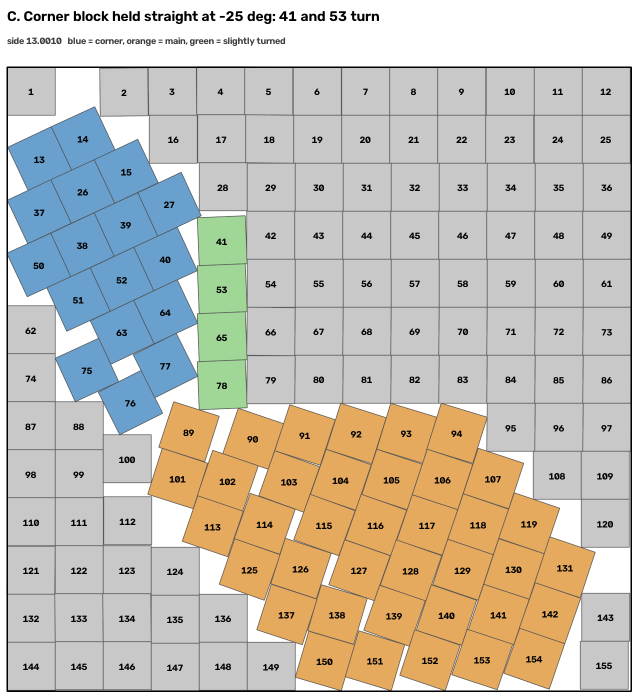
#> input picture pictures/h3_corner_25.png, 1276 x 1396 px, given in place of h3_corner_25.png-image.jpg, which was not available (shown at 1/2 size)
$ python runsib.py ../pictures/h3_corner_25.png 5 1.0
#> lines starting #> are read from the running program, lines starting #| are printed output that depends on the picture; after the words box and inside, x2 and y2 are one past the last pixel; in counts of white or black regions, pixels touching at a corner belong together
### scripts/seg.py
import cv2,numpy as np,math
def seg(path,S,lo=176,it=2):
#> called with S = 1, lo = 176, it = 2
    im=cv2.imread(path,0)
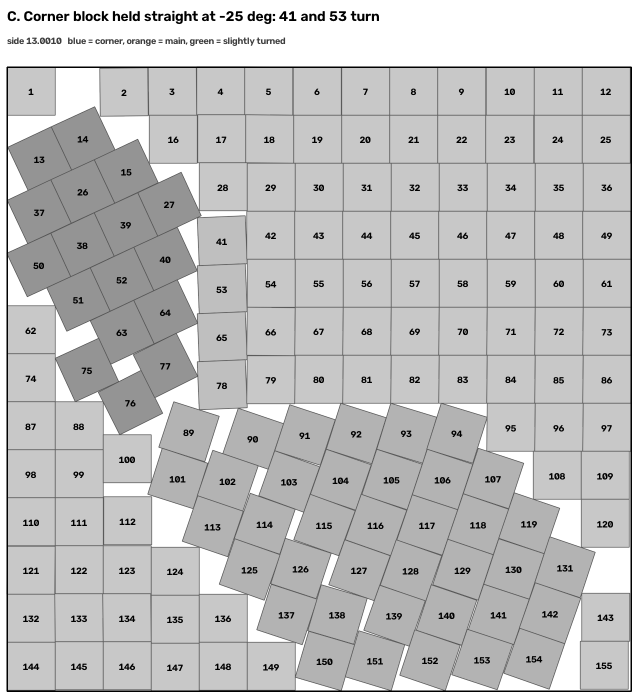
#> im: shape (1396, 1276) (shown at 1/2 size); min 0, max 255, mean 192.4
    c=im[311:1170,850:1714]
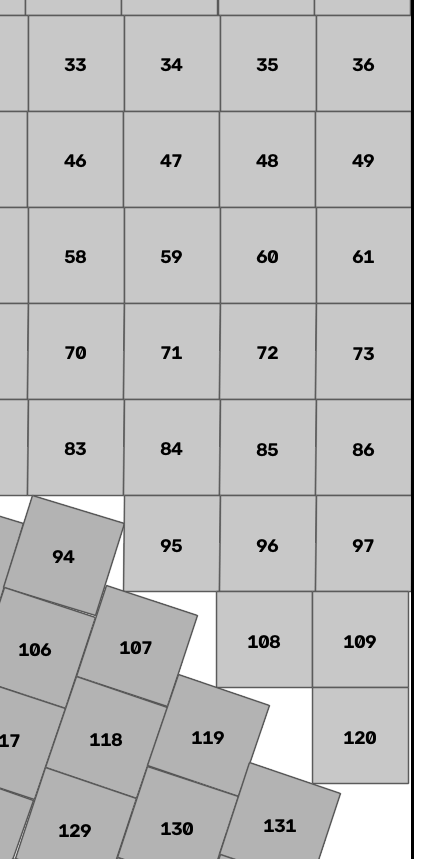
#> c: shape (859, 426); min 0, max 255, mean 191.5
    up=cv2.resize(c,None,fx=3,fy=3,interpolation=cv2.INTER_CUBIC)
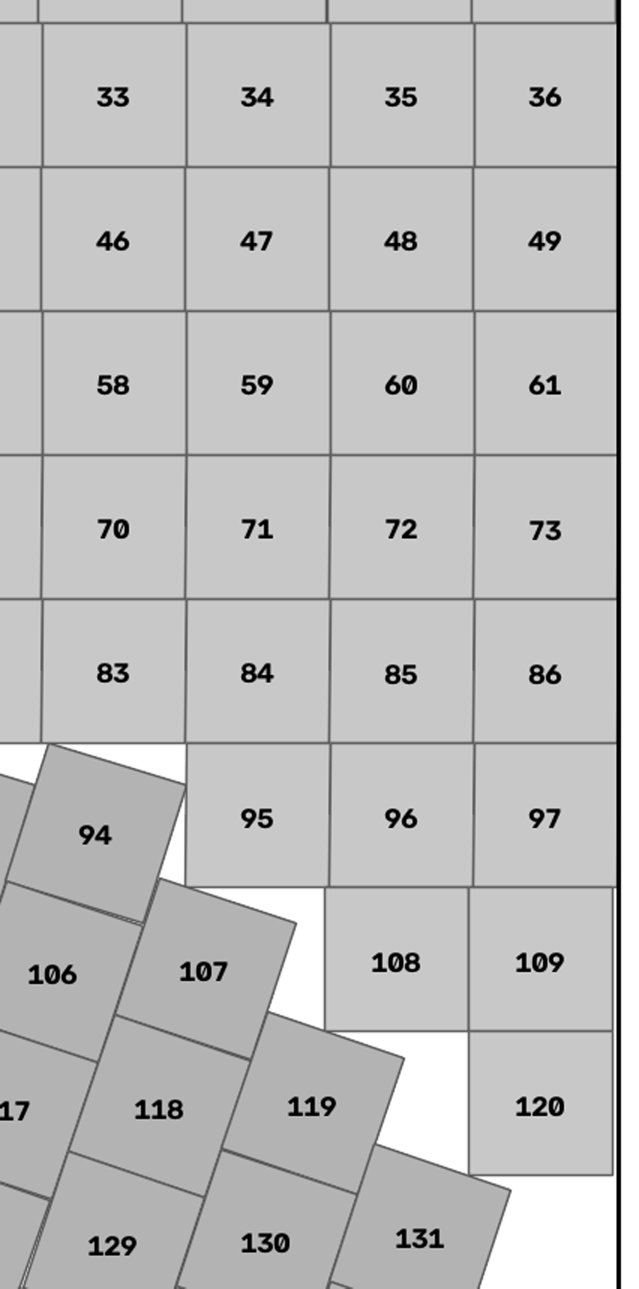
#> up: shape (2577, 1278) (shown at 1/2 size); min 0, max 255, mean 191.6
    fill=((up>=lo)&(up<=190)).astype(np.uint8)
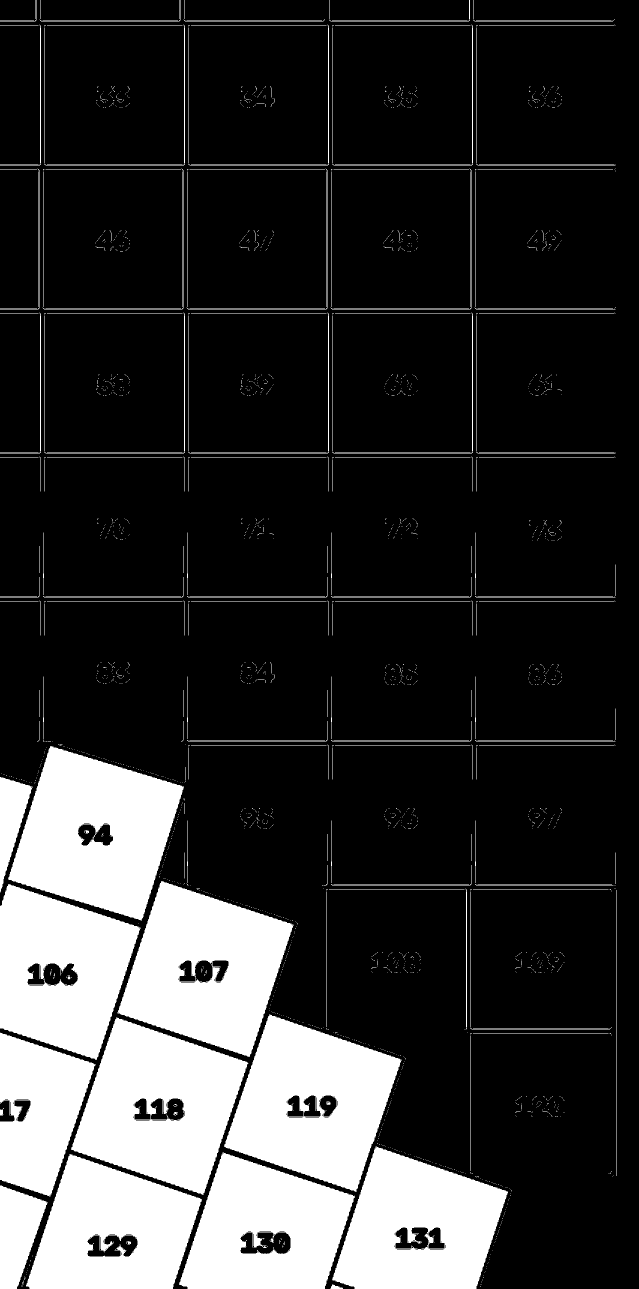
#> fill: shape (2577, 1278) (shown at 1/2 size); values 0 (black) and 1 (white), 20.2% white; 2134 white regions (1975 under 20 px), largest, box (x1, y1, x2, y2) and area: (16, 1492, 368, 1841) 76491, (448, 2029, 803, 2384) 75330, (142, 2035, 497, 2390) 74976
    fill=cv2.erode(fill,np.ones((3,3),np.uint8),iterations=it)
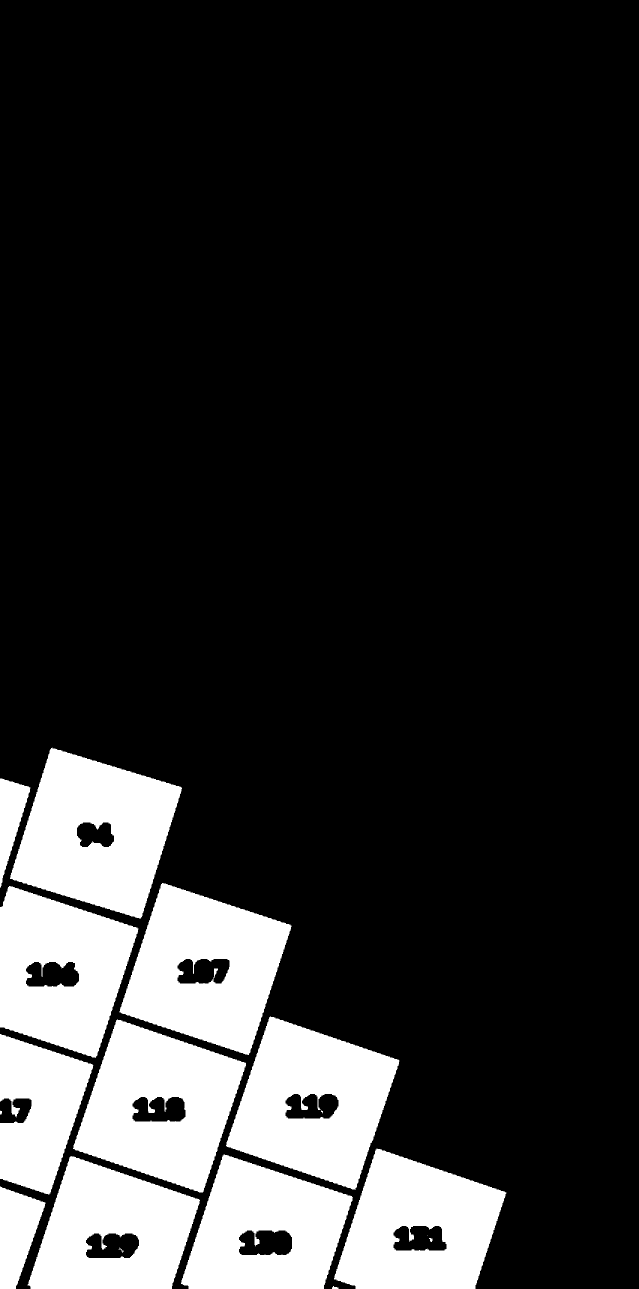
#> fill: shape (2577, 1278) (shown at 1/2 size); values 0 (black) and 1 (white), 17.9% white; 16 white regions (1 under 20 px), largest, box (x1, y1, x2, y2) and area: (20, 1495, 364, 1838) 72972, (452, 2033, 799, 2380) 71221, (146, 2039, 492, 2386) 70941
    num,lab,st,cen=cv2.connectedComponentsWithStats(fill,connectivity=4)
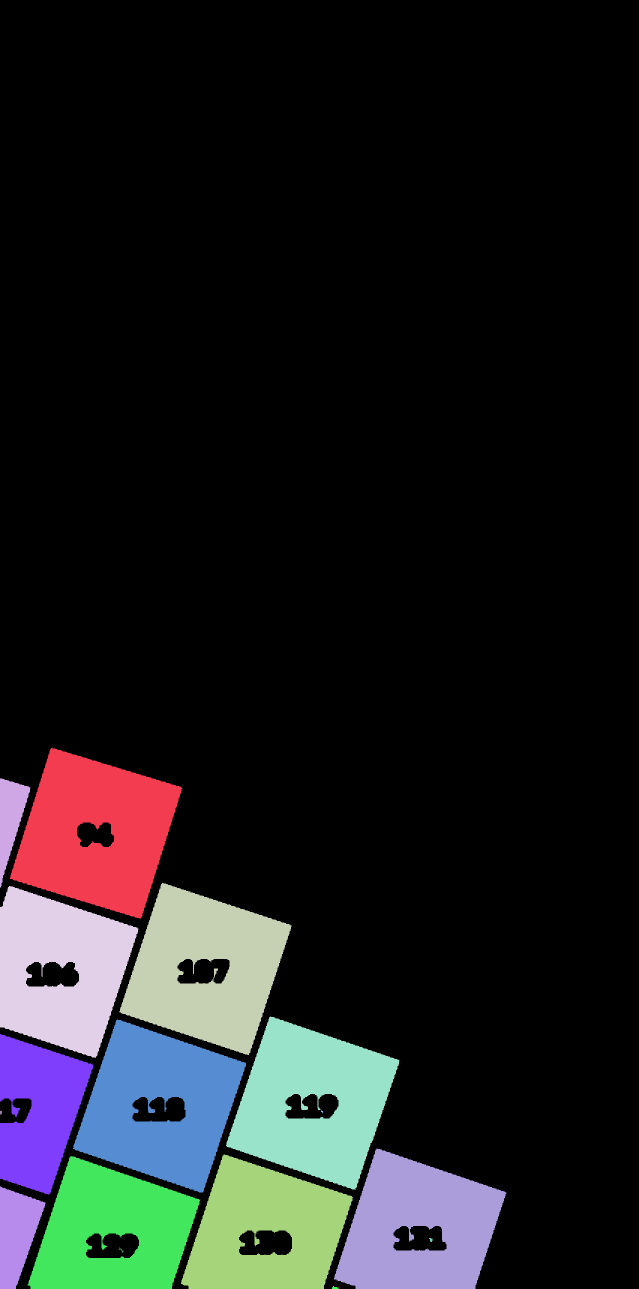
#> lab: shape (2577, 1278) int32 (shown at 1/2 size); 18 distinct labels, from 0 to 17; one colour per label, 0 black
#> num = 18; st = 18 rows, first 6: [0, 0, 1278, 2577, 2703175], [20, 1495, 344, 343, 72972], [0, 1557, 61, 218, 6763], [239, 1766, 344, 344, 70727], [0, 1772, 277, 344, 62829], [452, 2033, 347, 347, 71207]; cen = 18 rows, first 8: [696.6, 1098.1], [191.6, 1665.9], [20.08, 1635], [410.8, 1937.2], [120.2, 1939.7], [624.9, 2205.4], [318.8, 2211.3], [76.29, 2221.6]
    exp=(857*3)**2/S**2; sc=857/S; out=[]
    for i in range(1,num):
        if st[i,4]<0.5*exp: continue
        pts=cv2.findContours((lab==i).astype(np.uint8),cv2.RETR_EXTERNAL,cv2.CHAIN_APPROX_NONE)[0][0]
        (cx,cy),(w,h),ang=cv2.minAreaRect(pts)
        a=math.radians(ang%90); a=a-math.pi/2 if a>math.pi/4 else a
        out.append(((cx/3-3)/sc,(cy/3-3)/sc,a))
#> after the loop, out = []
    return np.array(out)

### scripts/runsib.py
import numpy as onp, pickle, sys, time
from seg import seg
from opt import *
f,n,S=sys.argv[1],int(sys.argv[2]),float(sys.argv[3])
T=seg(f"/mnt/user-data/uploads/{f}-image.jpg",S)
#> T = empty array
#> (the run stopped early here; a loop or call above may not have finished)

$ run again, on pictures/j0_tip_at_joint.png
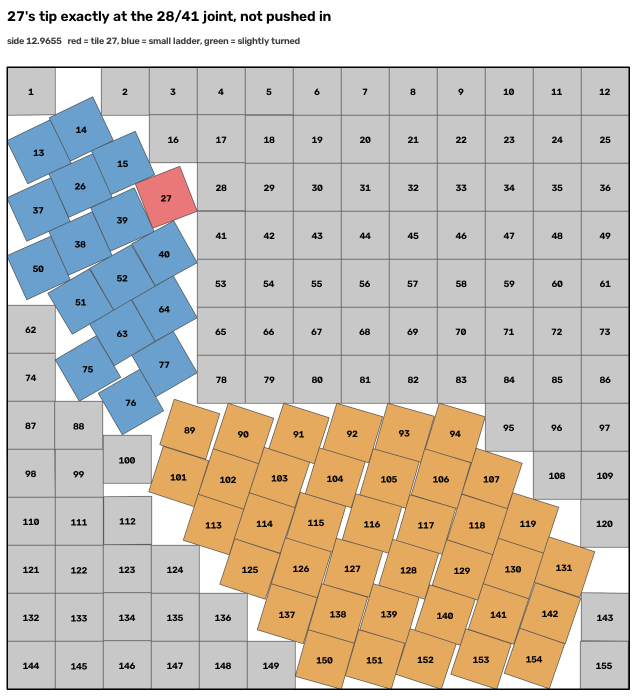
#> input picture pictures/j0_tip_at_joint.png, 1272 x 1392 px, given in place of j0_tip_at_joint.png-image.jpg, which was not available (shown at 1/2 size)
#> in seg, `fill=((up>=lo)&(up<=190)).astype(np.uint8)`:
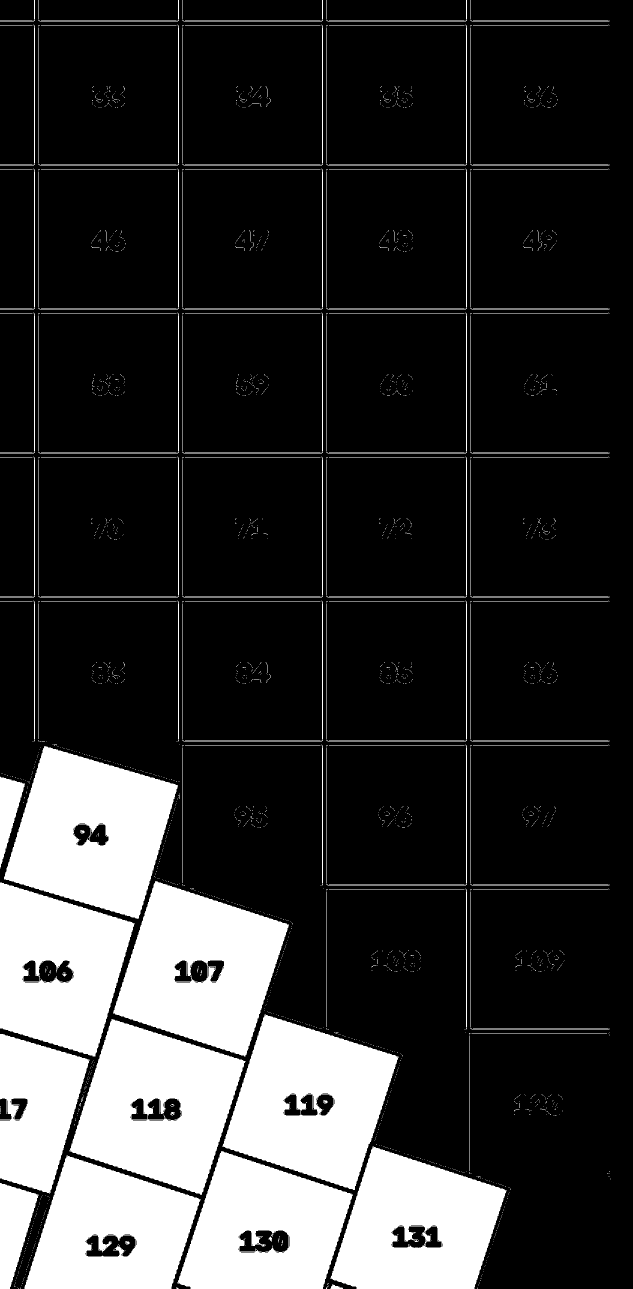
#> fill: shape (2577, 1266) (shown at 1/2 size); values 0 (black) and 1 (white), 20.3% white; 2225 white regions (2105 under 20 px), largest, box (x1, y1, x2, y2) and area: (8, 1492, 356, 1838) 76092, (445, 2029, 797, 2380) 75157, (139, 2038, 491, 2390) 75075
#> in seg, `num,lab,st,cen=cv2.connectedComponentsWithStats(fill,connectivity=4)`:
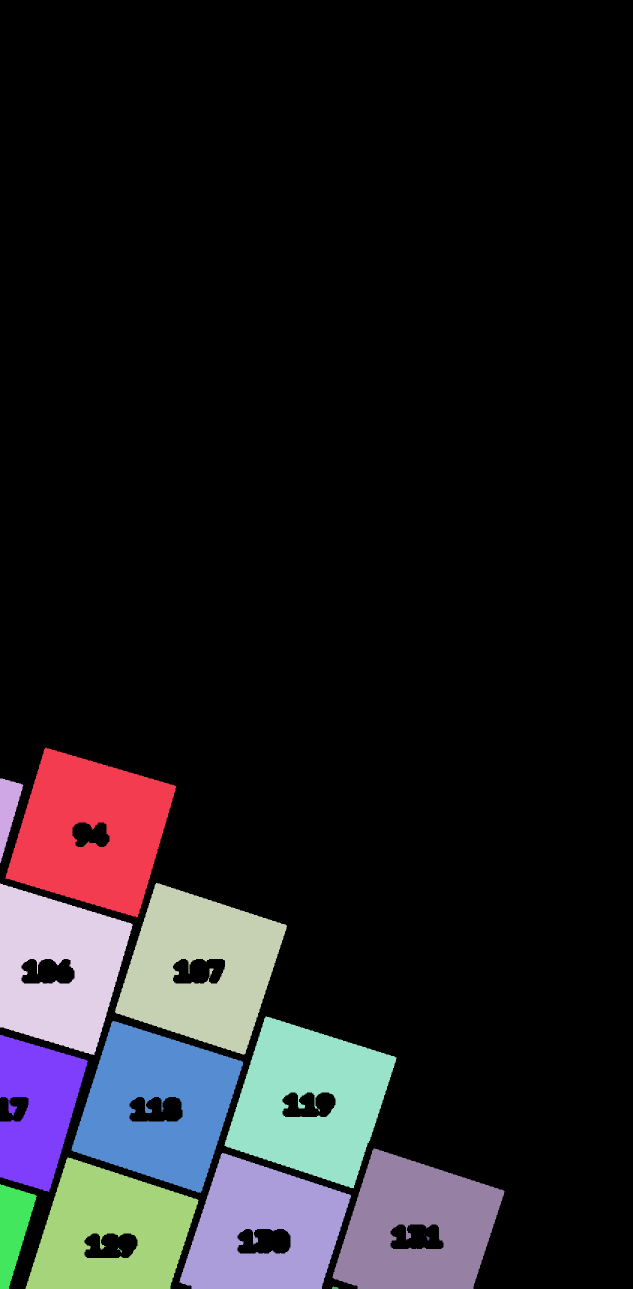
#> lab: shape (2577, 1266) int32 (shown at 1/2 size); 17 distinct labels, from 0 to 16; one colour per label, 0 black
#> num = 17; st = 17 rows, first 6: [0, 0, 1266, 2577, 2681125], [10, 1495, 343, 340, 72601], [0, 1557, 47, 169, 4082], [230, 1766, 344, 343, 70972], [0, 1767, 266, 343, 60769], [449, 2033, 344, 344, 71060]; cen = 17 rows, first 8: [688.8, 1099.3], [181.9, 1664.2], [15.18, 1617.8], [401.1, 1936.9], [115.7, 1936], [620, 2202.8], [314, 2212.2], [72.71, 2218.9]
#> after the loop in seg, `for i in range(1,num):`: out = []
#> T = empty array
